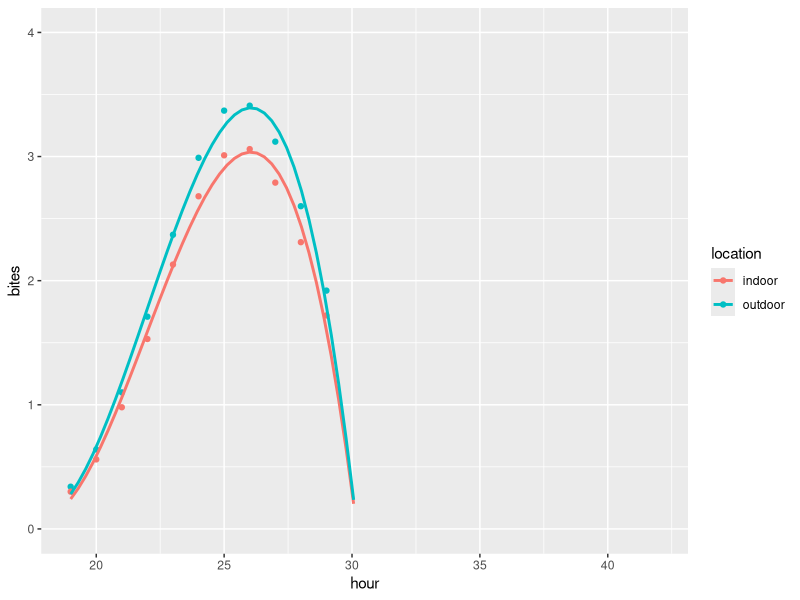

Recreate this plot in R.
rm(list = ls())
library(tidyverse)

bt <- read.csv(file = "data/BF_biting_time.csv", header = FALSE)

colnames(bt) <- c("hour", "bites")

bt$hour <- round(bt$hour, digits = 0)
bt$bites <- round(bt$bites, digits = 2)

bt <- bt %>% group_by(hour) %>% mutate(location = ifelse(bites == min(bites), "indoor", "outdoor")) %>% ungroup()

fit <- lm(formula = bites~poly(hour, 2)+location, data = bt)

ggplot(data = bt, aes(x = hour, y = bites, col = location)) +
  geom_point() +
  geom_smooth(method = "lm", formula = y ~ poly(x, 3), se = FALSE, fullrange = TRUE) +
  xlim(19, (19 + 23)) +
  ylim(0, 4)
  
# https://www.pnas.org/doi/10.1073/pnas.2104282119

